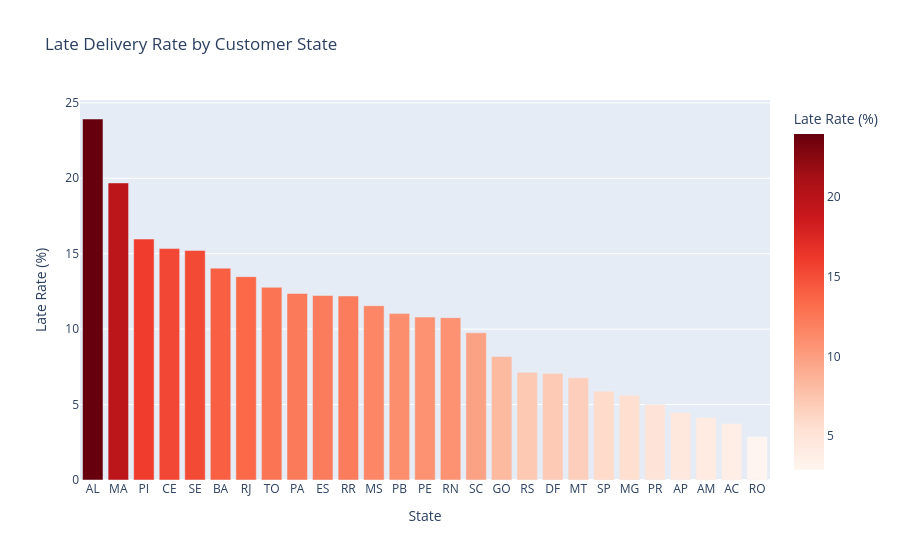

The notebook cell saved with this chart:
### Code cell
state_late = df.groupby('customer_state')['is_late'].mean().sort_values(ascending=False).reset_index()
state_late.columns = ['customer_state', 'late_rate']
state_late['late_rate'] = round(state_late['late_rate'] * 100,2)
fig = px.bar(
    state_late,
    x='customer_state',
    y='late_rate',
    title='Late Delivery Rate by Customer State',
    color='late_rate',
    color_continuous_scale='Reds',
    labels={'late_rate': 'Late Rate (%)', 'customer_state': 'State'}
)
fig.show()

### Figure 1 — Plotly figure (JSON) as saved in the notebook; plotly's stock layout.template omitted (floating-point values rounded to 4 significant figures)
{"data": [{"hovertemplate": "State=%{x}<br>Late Rate (%)=%{marker.color}<extra></extra>", "legendgroup": "", "marker": {"color": [23.93, 19.69, 15.97, 15.34, 15.22, 14.04, 13.48, 12.77, 12.37, 12.23, 12.2, 11.55, 11.03, 10.8, 10.76, 9.76, 8.18, 7.15, 7.07, 6.77, 5.89, 5.61, 5.0, 4.48, 4.14, 3.75, 2.88], "coloraxis": "coloraxis", "pattern": {"shape": ""}}, "name": "", "orientation": "v", "showlegend": false, "textposition": "auto", "type": "bar", "x": ["AL", "MA", "PI", "CE", "SE", "BA", "RJ", "TO", "PA", "ES", "RR", "MS", "PB", "PE", "RN", "SC", "GO", "RS", "DF", "MT", "SP", "MG", "PR", "AP", "AM", "AC", "RO"], "xaxis": "x", "y": [23.93, 19.69, 15.97, 15.34, 15.22, 14.04, 13.48, 12.77, 12.37, 12.23, 12.2, 11.55, 11.03, 10.8, 10.76, 9.76, 8.18, 7.15, 7.07, 6.77, 5.89, 5.61, 5.0, 4.48, 4.14, 3.75, 2.88], "yaxis": "y"}], "layout": {"barmode": "relative", "coloraxis": {"colorbar": {"title": {"text": "Late Rate (%)"}}, "colorscale": [[0, "rgb(255,245,240)"], [0.125, "rgb(254,224,210)"], [0.25, "rgb(252,187,161)"], [0.375, "rgb(252,146,114)"], [0.5, "rgb(251,106,74)"], [0.625, "rgb(239,59,44)"], [0.75, "rgb(203,24,29)"], [0.875, "rgb(165,15,21)"], [1, "rgb(103,0,13)"]]}, "legend": {"tracegroupgap": 0}, "title": {"text": "Late Delivery Rate by Customer State"}, "xaxis": {"anchor": "y", "domain": [0, 1], "title": {"text": "State"}}, "yaxis": {"anchor": "x", "domain": [0, 1], "title": {"text": "Late Rate (%)"}}}}
